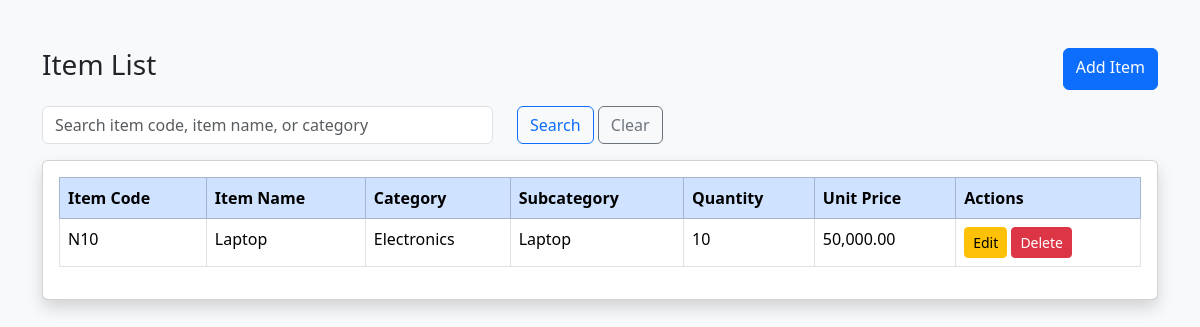
/item/view_item.php, run on the app's committed database.
### tables this page shows
CREATE TABLE `item` (
  `item_id` int(11) NOT NULL,
  `item_code` varchar(50) NOT NULL,
  `item_name` varchar(150) NOT NULL,
  `category_id` int(11) NOT NULL,
  `subcategory_id` int(11) NOT NULL,
  `quantity` int(11) NOT NULL,
  `unit_price` decimal(10,2) NOT NULL
);

CREATE TABLE `item_category` (
  `category_id` int(11) NOT NULL,
  `category_name` varchar(100) NOT NULL
);

CREATE TABLE `item_subcategory` (
  `subcategory_id` int(11) NOT NULL,
  `category_id` int(11) NOT NULL,
  `subcategory_name` varchar(100) NOT NULL
);

### item/view_item.php (the view, shortened to what this page needs)
<?php
require_once __DIR__ . '/../config/database.php';
$search = trim($_GET['search'] ?? '');
$sql = "SELECT
            i.item_id,
            i.item_code,
            i.item_name,
            i.quantity,
            i.unit_price,
            c.category_name,
            s.subcategory_name
        FROM item i
        INNER JOIN item_category c ON i.category_id = c.category_id
        INNER JOIN item_subcategory s ON i.subcategory_id = s.subcategory_id";
if ($search !== '') {
    $sql .= " WHERE i.item_code LIKE ?
              OR i.item_name LIKE ?
              OR c.category_name LIKE ?
              OR s.subcategory_name LIKE ?";
    $stmt = $conn->prepare($sql);
    $searchValue = "%" . $search . "%";
    $stmt->bind_param(
        "ssss",
        $searchValue,
        $searchValue,
        $searchValue,
        $searchValue
    );
    $stmt->execute();
    $items = $stmt->get_result();
} else {
    $sql .= " ORDER BY i.item_id DESC";
    $items = $conn->query($sql);
}
?>
<!DOCTYPE html>
<html lang="en">
<head>
    <link href="https://cdn.jsdelivr.net/npm/bootstrap@5.3.3/dist/css/bootstrap.min.css" rel="stylesheet">
</head>
<body class="bg-light">
    <div class="container mt-5">
        <div class="d-flex justify-content-between mb-3">
            <h3>Item List</h3>
            <a href="add_item.php" class="btn btn-primary">Add Item</a>
        </div>
        <form method="GET" class="row mb-3">
            <div class="col-md-5">
                <input type="text" name="search" class="form-control"
                    value="<?= htmlspecialchars($search) ?>"
                    placeholder="Search item code, item name, or category">
            </div>
            <div class="col-md-4">
                <button type="submit" class="btn btn-outline-primary">Search</button>
                <a href="view_item.php" class="btn btn-outline-secondary">Clear</a>
            </div>
        </form>
        <div class="card shadow">
            <div class="card-body">
                <table class="table table-bordered table-hover">
                    <thead class="table-primary">
                        <tr>
                            <th>Item Code</th>
                            <th>Item Name</th>
                            <th>Category</th>
                            <th>Subcategory</th>
                            <th>Quantity</th>
                            <th>Unit Price</th>
                            <th>Actions</th>
                        </tr>
                    </thead>
                    <tbody>
                        <?php while ($item = $items->fetch_assoc()): ?>
                            <tr>
                                <td><?= htmlspecialchars($item['item_code']) ?></td>
                                <td><?= htmlspecialchars($item['item_name']) ?></td>
                                <td><?= htmlspecialchars($item['category_name']) ?></td>
                                <td><?= htmlspecialchars($item['subcategory_name']) ?></td>
                                <td><?= $item['quantity'] ?></td>
                                <td><?= number_format($item['unit_price'], 2) ?></td>
                                <td>
                                    <a href="edit_item.php?id=<?= $item['item_id'] ?>"
                                        class="btn btn-sm btn-warning">Edit</a>
                                    <a href="delete_item.php?id=<?= $item['item_id'] ?>"
                                        class="btn btn-sm btn-danger"
                                        onclick="return confirm('Delete this item?')">
                                        Delete
                                    </a>
                                </td>
                            </tr>
                        <?php endwhile; ?>
                    </tbody>
                </table>
            </div>
        </div>
    </div>
</body>
</html>

### data on the page
item: item_code "N10", item_name "Laptop", category.category_name "Electronics", subcategory.subcategory_name "Laptop", quantity "10", unit_price "50,000.00"
